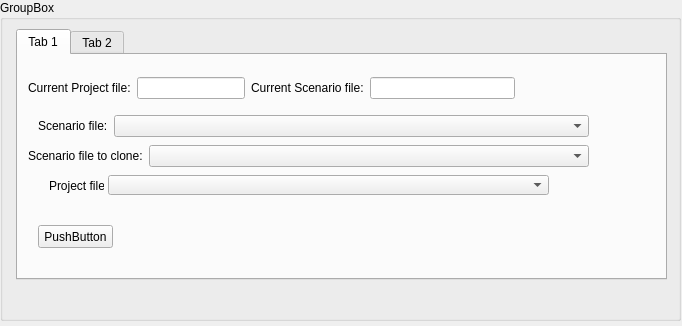
      <widget class="QWidget" name="page_26">
       <property name="geometry">
        <rect>
         <x>0</x>
         <y>0</y>
         <width>682</width>
         <height>326</height>
        </rect>
       </property>
       <attribute name="label">
        <string>Admin</string>
       </attribute>
       <widget class="QGroupBox" name="groupBox_10">
        <property name="geometry">
         <rect>
          <x>0</x>
          <y>0</y>
          <width>681</width>
          <height>321</height>
         </rect>
        </property>
        <property name="title">
         <string>GroupBox</string>
        </property>
        <widget class="QTabWidget" name="tabWidget_6">
         <property name="geometry">
          <rect>
           <x>16</x>
           <y>29</y>
           <width>651</width>
           <height>251</height>
          </rect>
         </property>
         <property name="currentIndex">
          <number>0</number>
         </property>
         <widget class="QWidget" name="tab_12">
          <attribute name="title">
           <string>Tab 1</string>
          </attribute>
          <widget class="QWidget" name="layoutWidget_8">
           <property name="geometry">
            <rect>
             <x>10</x>
             <y>20</y>
             <width>487</width>
             <height>26</height>
            </rect>
           </property>
           <layout class="QHBoxLayout" name="horizontalLayout_12">
            <item>
             <layout class="QHBoxLayout" name="horizontalLayout_11">
              <item>
               <layout class="QHBoxLayout" name="horizontalLayout">
                <item>
                 <widget class="QLabel" name="label_4">
                  <property name="sizePolicy">
                   <sizepolicy hsizetype="Fixed" vsizetype="Preferred">
                    <horstretch>0</horstretch>
                    <verstretch>0</verstretch>
                   </sizepolicy>
                  </property>
                  <property name="text">
                   <string>Current Project file:</string>
                  </property>
                 </widget>
                </item>
                <item>
                 <widget class="QLineEdit" name="lineEdit_6"/>
                </item>
               </layout>
              </item>
              <item>
               <widget class="QLabel" name="label_5">
                <property name="sizePolicy">
                 <sizepolicy hsizetype="Fixed" vsizetype="Preferred">
                  <horstretch>0</horstretch>
                  <verstretch>0</verstretch>
                 </sizepolicy>
                </property>
                <property name="text">
                 <string>Current Scenario file:</string>
                </property>
               </widget>
              </item>
              <item>
               <widget class="QLineEdit" name="lineEdit_7"/>
              </item>
             </layout>
            </item>
           </layout>
          </widget>
          <widget class="QWidget" name="layoutWidget_6">
           <property name="geometry">
            <rect>
             <x>20</x>
             <y>60</y>
             <width>551</width>
             <height>22</height>
            </rect>
           </property>
           <layout class="QHBoxLayout" name="horizontalLayout_22">
            <item>
             <widget class="QLabel" name="label_53">
              <property name="sizePolicy">
               <sizepolicy hsizetype="Fixed" vsizetype="Preferred">
                <horstretch>0</horstretch>
                <verstretch>0</verstretch>
               </sizepolicy>
              </property>
              <property name="text">
               <string>Scenario file:</string>
              </property>
             </widget>
            </item>
            <item>
             <widget class="QComboBox" name="comboBox_8"/>
            </item>
           </layout>
          </widget>
          <widget class="QLabel" name="label_35">
           <property name="geometry">
            <rect>
             <x>31</x>
             <y>123</y>
             <width>55</width>
             <height>16</height>
            </rect>
           </property>
           <property name="sizePolicy">
            <sizepolicy hsizetype="Preferred" vsizetype="Fixed">
             <horstretch>0</horstretch>
             <verstretch>0</verstretch>
            </sizepolicy>
           </property>
           <property name="text">
            <string>Project file:</string>
           </property>
          </widget>
          <widget class="QComboBox" name="comboBox">
           <property name="geometry">
            <rect>
             <x>90</x>
             <y>120</y>
             <width>441</width>
             <height>20</height>
            </rect>
           </property>
           <property name="sizePolicy">
            <sizepolicy hsizetype="Preferred" vsizetype="Preferred">
             <horstretch>0</horstretch>
             <verstretch>0</verstretch>
            </sizepolicy>
           </property>
          </widget>
          <widget class="QPushButton" name="pushButton_4">
           <property name="geometry">
            <rect>
             <x>20</x>
             <y>170</y>
             <width>75</width>
             <height>23</height>
            </rect>
           </property>
           <property name="text">
            <string>PushButton</string>
           </property>
          </widget>
          <widget class="QWidget" name="layoutWidget_7">
           <property name="geometry">
            <rect>
             <x>10</x>
             <y>90</y>
             <width>561</width>
             <height>22</height>
            </rect>
           </property>
           <layout class="QHBoxLayout" name="horizontalLayout_17">
            <item>
             <widget class="QLabel" name="label_52">
              <property name="sizePolicy">
               <sizepolicy hsizetype="Fixed" vsizetype="Preferred">
                <horstretch>0</horstretch>
                <verstretch>0</verstretch>
               </sizepolicy>
              </property>
              <property name="text">
               <string>Scenario file to clone:</string>
              </property>
             </widget>
            </item>
            <item>
             <widget class="QComboBox" name="comboBox_7"/>
            </item>
           </layout>
          </widget>
         </widget>
         <widget class="QWidget" name="tab_13">
          <attribute name="title">
           <string>Tab 2</string>
          </attribute>
         </widget>
        </widget>
       </widget>
      </widget>
